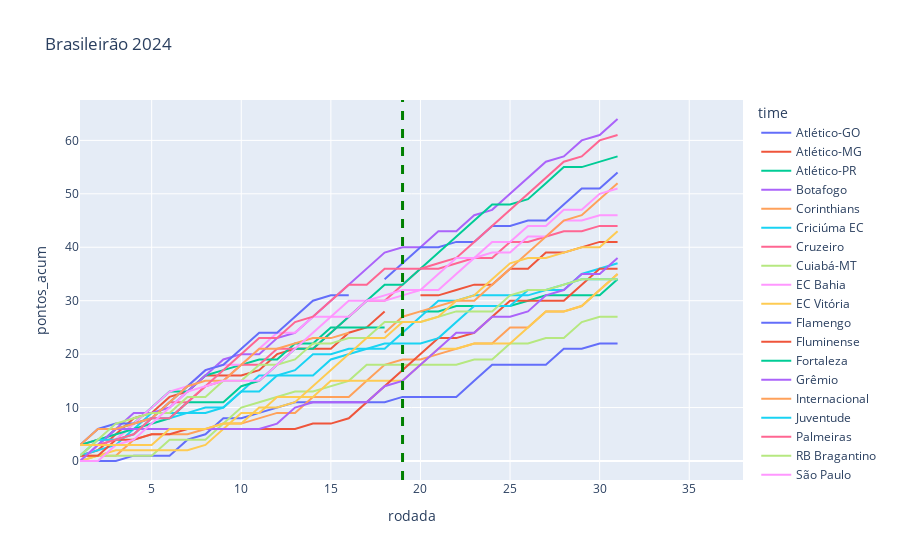

Notebook code for this chart:
### Markdown cell above
# EDA
>Análise Exploratória de Dados

### Code cell
#Comparativo entre todos os times por temporada
filtro_ano = 2024
filtro_time = 'Corinthians'
plt.figure(figsize = (20,7))
df_ano = df_cumsum.loc[df_cumsum.ano_campeonato == filtro_ano]
fig = px.line(df_ano, x ='rodada', y = 'pontos_acum', color = 'time', title = f'Brasileirão {filtro_ano}')
fig.add_vline(x=19, line_width=3, line_dash="dash", line_color="green")

### Figure 1 — Plotly figure (JSON) as saved in the notebook; plotly's stock layout.template omitted (floating-point values rounded to 4 significant figures)
{"data": [{"hovertemplate": "time=Atlético-GO<br>rodada=%{x}<br>pontos_acum=%{y}<extra></extra>", "legendgroup": "Atlético-GO", "line": {"color": "#636efa", "dash": "solid"}, "marker": {"symbol": "circle"}, "mode": "lines", "name": "Atlético-GO", "orientation": "v", "showlegend": true, "type": "scatter", "x": [1, 2, 3, 4, 5, 6, 7, 8, 9, 10, 11, 12, 13, 14, 15, 16, 17, 18, 19, 20, 21, 22, 23, 24, 25, 26, 27, 28, 29, 30, 31, 32, 33, 34, 35, 36, 37, 38], "xaxis": "x", "y": [0, 0, 0, 1, 1, 1, 4, 5, 8, 8, 9, 10, 11, 11, 11, 11, 11, 11, 12, 12, 12, 12, 15, 18, 18, 18, 18, 21, 21, 22, 22, null, null, null, null, null, null, null], "yaxis": "y"}, {"hovertemplate": "time=Atlético-MG<br>rodada=%{x}<br>pontos_acum=%{y}<extra></extra>", "legendgroup": "Atlético-MG", "line": {"color": "#EF553B", "dash": "solid"}, "marker": {"symbol": "circle"}, "mode": "lines", "name": "Atlético-MG", "orientation": "v", "showlegend": true, "type": "scatter", "x": [1, 2, 3, 4, 5, 6, 7, 8, 9, 10, 11, 12, 13, 14, 15, 16, 17, 18, 19, 20, 21, 22, 23, 24, 25, 26, 27, 28, 29, 30, 31, 32, 33, 34, 35, 36, 37, 38], "xaxis": "x", "y": [1, 2, 5, 8, 9, 12, 13, 16, 16, 16, 17, 20, 21, 21, 21, 24, 25, 28, null, 31, 31, 32, 33, 33, 36, 36, 39, 39, 40, 41, 41, null, null, null, null, null, null, null], "yaxis": "y"}, {"hovertemplate": "time=Atlético-PR<br>rodada=%{x}<br>pontos_acum=%{y}<extra></extra>", "legendgroup": "Atlético-PR", "line": {"color": "#00cc96", "dash": "solid"}, "marker": {"symbol": "circle"}, "mode": "lines", "name": "Atlético-PR", "orientation": "v", "showlegend": true, "type": "scatter", "x": [1, 2, 3, 4, 5, 6, 7, 8, 9, 10, 11, 12, 13, 14, 15, 16, 17, 18, 19, 20, 21, 22, 23, 24, 25, 26, 27, 28, 29, 30, 31, 32, 33, 34, 35, 36, 37, 38], "xaxis": "x", "y": [3, 3, 6, 7, 10, 13, 13, 16, 17, 18, 19, 19, 22, 22, 25, 25, 25, 25, null, 28, 28, 29, 29, 29, 29, 30, 31, 31, 31, 31, 34, null, null, null, null, null, null, null], "yaxis": "y"}, {"hovertemplate": "time=Botafogo<br>rodada=%{x}<br>pontos_acum=%{y}<extra></extra>", "legendgroup": "Botafogo", "line": {"color": "#ab63fa", "dash": "solid"}, "marker": {"symbol": "circle"}, "mode": "lines", "name": "Botafogo", "orientation": "v", "showlegend": true, "type": "scatter", "x": [1, 2, 3, 4, 5, 6, 7, 8, 9, 10, 11, 12, 13, 14, 15, 16, 17, 18, 19, 20, 21, 22, 23, 24, 25, 26, 27, 28, 29, 30, 31, 32, 33, 34, 35, 36, 37, 38], "xaxis": "x", "y": [0, 3, 6, 9, 9, 10, 13, 16, 19, 20, 20, 23, 24, 27, 30, 33, 36, 39, 40, 40, 43, 43, 46, 47, 50, 53, 56, 57, 60, 61, 64, null, null, null, null, null, null, null], "yaxis": "y"}, {"hovertemplate": "time=Corinthians<br>rodada=%{x}<br>pontos_acum=%{y}<extra></extra>", "legendgroup": "Corinthians", "line": {"color": "#FFA15A", "dash": "solid"}, "marker": {"symbol": "circle"}, "mode": "lines", "name": "Corinthians", "orientation": "v", "showlegend": true, "type": "scatter", "x": [1, 2, 3, 4, 5, 6, 7, 8, 9, 10, 11, 12, 13, 14, 15, 16, 17, 18, 19, 20, 21, 22, 23, 24, 25, 26, 27, 28, 29, 30, 31, 32, 33, 34, 35, 36, 37, 38], "xaxis": "x", "y": [1, 1, 1, 4, 5, 5, 5, 6, 7, 7, 8, 9, 9, 12, 12, 12, 15, 18, 19, 19, 20, 21, 22, 22, 25, 25, 28, 28, 29, 32, 35, null, null, null, null, null, null, null], "yaxis": "y"}, {"hovertemplate": "time=Criciúma EC<br>rodada=%{x}<br>pontos_acum=%{y}<extra></extra>", "legendgroup": "Criciúma EC", "line": {"color": "#19d3f3", "dash": "solid"}, "marker": {"symbol": "circle"}, "mode": "lines", "name": "Criciúma EC", "orientation": "v", "showlegend": true, "type": "scatter", "x": [1, 2, 3, 4, 5, 6, 7, 8, 9, 10, 11, 12, 13, 14, 15, 16, 17, 18, 19, 20, 21, 22, 23, 24, 25, 26, 27, 28, 29, 30, 31, 32, 33, 34, 35, 36, 37, 38], "xaxis": "x", "y": [1, 2, 3, 6, 9, 9, 9, 9, 10, 13, 16, 16, 17, 20, 20, 21, 21, 21, 24, 27, 30, 30, 31, 31, 31, 31, 32, 32, 35, 36, 37, null, null, null, null, null, null, null], "yaxis": "y"}, {"hovertemplate": "time=Cruzeiro<br>rodada=%{x}<br>pontos_acum=%{y}<extra></extra>", "legendgroup": "Cruzeiro", "line": {"color": "#FF6692", "dash": "solid"}, "marker": {"symbol": "circle"}, "mode": "lines", "name": "Cruzeiro", "orientation": "v", "showlegend": true, "type": "scatter", "x": [1, 2, 3, 4, 5, 6, 7, 8, 9, 10, 11, 12, 13, 14, 15, 16, 17, 18, 19, 20, 21, 22, 23, 24, 25, 26, 27, 28, 29, 30, 31, 32, 33, 34, 35, 36, 37, 38], "xaxis": "x", "y": [3, 4, 4, 7, 8, 11, 11, 14, 15, 18, 18, 21, 21, 21, 24, 27, 30, 30, 33, 36, 36, 37, 38, 38, 41, 41, 42, 43, 43, 44, 44, null, null, null, null, null, null, null], "yaxis": "y"}, {"hovertemplate": "time=Cuiabá-MT<br>rodada=%{x}<br>pontos_acum=%{y}<extra></extra>", "legendgroup": "Cuiabá-MT", "line": {"color": "#B6E880", "dash": "solid"}, "marker": {"symbol": "circle"}, "mode": "lines", "name": "Cuiabá-MT", "orientation": "v", "showlegend": true, "type": "scatter", "x": [1, 2, 3, 4, 5, 6, 7, 8, 9, 10, 11, 12, 13, 14, 15, 16, 17, 18, 19, 20, 21, 22, 23, 24, 25, 26, 27, 28, 29, 30, 31, 32, 33, 34, 35, 36, 37, 38], "xaxis": "x", "y": [0, 1, 1, 1, 1, 4, 4, 4, 7, 10, 11, 12, 13, 13, 14, 15, 18, 18, 18, 18, 18, 18, 19, 19, 22, 22, 23, 23, 26, 27, 27, null, null, null, null, null, null, null], "yaxis": "y"}, {"hovertemplate": "time=EC Bahia<br>rodada=%{x}<br>pontos_acum=%{y}<extra></extra>", "legendgroup": "EC Bahia", "line": {"color": "#FF97FF", "dash": "solid"}, "marker": {"symbol": "circle"}, "mode": "lines", "name": "EC Bahia", "orientation": "v", "showlegend": true, "type": "scatter", "x": [1, 2, 3, 4, 5, 6, 7, 8, 9, 10, 11, 12, 13, 14, 15, 16, 17, 18, 19, 20, 21, 22, 23, 24, 25, 26, 27, 28, 29, 30, 31, 32, 33, 34, 35, 36, 37, 38], "xaxis": "x", "y": [0, 3, 4, 7, 10, 13, 14, 17, 18, 18, 21, 24, 24, 27, 27, 30, 30, 30, 31, 32, 32, 35, 38, 39, 39, 42, 42, 45, 45, 46, 46, null, null, null, null, null, null, null], "yaxis": "y"}, {"hovertemplate": "time=EC Vitória<br>rodada=%{x}<br>pontos_acum=%{y}<extra></extra>", "legendgroup": "EC Vitória", "line": {"color": "#FECB52", "dash": "solid"}, "marker": {"symbol": "circle"}, "mode": "lines", "name": "EC Vitória", "orientation": "v", "showlegend": true, "type": "scatter", "x": [1, 2, 3, 4, 5, 6, 7, 8, 9, 10, 11, 12, 13, 14, 15, 16, 17, 18, 19, 20, 21, 22, 23, 24, 25, 26, 27, 28, 29, 30, 31, 32, 33, 34, 35, 36, 37, 38], "xaxis": "x", "y": [0, 1, 2, 2, 2, 2, 2, 3, 6, 9, 9, 12, 12, 12, 15, 15, 15, 15, 15, 18, 21, 21, 22, 22, 22, 25, 28, 28, 29, 32, 35, null, null, null, null, null, null, null], "yaxis": "y"}, {"hovertemplate": "time=Flamengo<br>rodada=%{x}<br>pontos_acum=%{y}<extra></extra>", "legendgroup": "Flamengo", "line": {"color": "#636efa", "dash": "solid"}, "marker": {"symbol": "circle"}, "mode": "lines", "name": "Flamengo", "orientation": "v", "showlegend": true, "type": "scatter", "x": [1, 2, 3, 4, 5, 6, 7, 8, 9, 10, 11, 12, 13, 14, 15, 16, 17, 18, 19, 20, 21, 22, 23, 24, 25, 26, 27, 28, 29, 30, 31, 32, 33, 34, 35, 36, 37, 38], "xaxis": "x", "y": [3, 6, 7, 7, 8, 11, 14, 17, 18, 21, 24, 24, 27, 30, 31, 31, null, 34, 37, 40, 40, 41, 41, 44, 44, 45, 45, 48, 51, 51, 54, null, null, null, null, null, null, null], "yaxis": "y"}, {"hovertemplate": "time=Fluminense<br>rodada=%{x}<br>pontos_acum=%{y}<extra></extra>", "legendgroup": "Fluminense", "line": {"color": "#EF553B", "dash": "solid"}, "marker": {"symbol": "circle"}, "mode": "lines", "name": "Fluminense", "orientation": "v", "showlegend": true, "type": "scatter", "x": [1, 2, 3, 4, 5, 6, 7, 8, 9, 10, 11, 12, 13, 14, 15, 16, 17, 18, 19, 20, 21, 22, 23, 24, 25, 26, 27, 28, 29, 30, 31, 32, 33, 34, 35, 36, 37, 38], "xaxis": "x", "y": [1, 1, 4, 4, 5, 5, 6, 6, 6, 6, 6, 6, 6, 7, 7, 8, 11, 14, 17, 20, 23, 23, 24, 27, 30, 30, 30, 30, 33, 36, 36, null, null, null, null, null, null, null], "yaxis": "y"}, {"hovertemplate": "time=Fortaleza<br>rodada=%{x}<br>pontos_acum=%{y}<extra></extra>", "legendgroup": "Fortaleza", "line": {"color": "#00cc96", "dash": "solid"}, "marker": {"symbol": "circle"}, "mode": "lines", "name": "Fortaleza", "orientation": "v", "showlegend": true, "type": "scatter", "x": [1, 2, 3, 4, 5, 6, 7, 8, 9, 10, 11, 12, 13, 14, 15, 16, 17, 18, 19, 20, 21, 22, 23, 24, 25, 26, 27, 28, 29, 30, 31, 32, 33, 34, 35, 36, 37, 38], "xaxis": "x", "y": [3, 4, 5, 6, 7, 8, 11, 11, 11, 14, 15, 18, 21, 21, 24, 27, 30, 33, 33, 36, 39, 42, 45, 48, 48, 49, 52, 55, 55, 56, 57, null, null, null, null, null, null, null], "yaxis": "y"}, {"hovertemplate": "time=Grêmio<br>rodada=%{x}<br>pontos_acum=%{y}<extra></extra>", "legendgroup": "Grêmio", "line": {"color": "#ab63fa", "dash": "solid"}, "marker": {"symbol": "circle"}, "mode": "lines", "name": "Grêmio", "orientation": "v", "showlegend": true, "type": "scatter", "x": [1, 2, 3, 4, 5, 6, 7, 8, 9, 10, 11, 12, 13, 14, 15, 16, 17, 18, 19, 20, 21, 22, 23, 24, 25, 26, 27, 28, 29, 30, 31, 32, 33, 34, 35, 36, 37, 38], "xaxis": "x", "y": [0, 3, 6, 6, 6, 6, 6, 6, 6, 6, 6, 7, 10, 11, 11, 11, 11, 14, 15, 18, 21, 24, 24, 27, 27, 28, 31, 32, 35, 35, 38, null, null, null, null, null, null, null], "yaxis": "y"}, {"hovertemplate": "time=Internacional<br>rodada=%{x}<br>pontos_acum=%{y}<extra></extra>", "legendgroup": "Internacional", "line": {"color": "#FFA15A", "dash": "solid"}, "marker": {"symbol": "circle"}, "mode": "lines", "name": "Internacional", "orientation": "v", "showlegend": true, "type": "scatter", "x": [1, 2, 3, 4, 5, 6, 7, 8, 9, 10, 11, 12, 13, 14, 15, 16, 17, 18, 19, 20, 21, 22, 23, 24, 25, 26, 27, 28, 29, 30, 31, 32, 33, 34, 35, 36, 37, 38], "xaxis": "x", "y": [3, 6, 6, 7, 8, 11, 14, 15, 15, 18, 21, 21, 22, 23, 23, 24, null, 24, 27, 28, 29, 30, 30, 33, 36, 39, 42, 45, 46, 49, 52, null, null, null, null, null, null, null], "yaxis": "y"}, {"hovertemplate": "time=Juventude<br>rodada=%{x}<br>pontos_acum=%{y}<extra></extra>", "legendgroup": "Juventude", "line": {"color": "#19d3f3", "dash": "solid"}, "marker": {"symbol": "circle"}, "mode": "lines", "name": "Juventude", "orientation": "v", "showlegend": true, "type": "scatter", "x": [1, 2, 3, 4, 5, 6, 7, 8, 9, 10, 11, 12, 13, 14, 15, 16, 17, 18, 19, 20, 21, 22, 23, 24, 25, 26, 27, 28, 29, 30, 31, 32, 33, 34, 35, 36, 37, 38], "xaxis": "x", "y": [1, 4, 4, 5, 8, 8, 9, 10, 10, 13, 13, 16, 16, 16, 19, 20, 21, 22, 22, 22, 23, 26, 29, 29, 29, 32, 32, 33, 34, 34, 34, null, null, null, null, null, null, null], "yaxis": "y"}, {"hovertemplate": "time=Palmeiras<br>rodada=%{x}<br>pontos_acum=%{y}<extra></extra>", "legendgroup": "Palmeiras", "line": {"color": "#FF6692", "dash": "solid"}, "marker": {"symbol": "circle"}, "mode": "lines", "name": "Palmeiras", "orientation": "v", "showlegend": true, "type": "scatter", "x": [1, 2, 3, 4, 5, 6, 7, 8, 9, 10, 11, 12, 13, 14, 15, 16, 17, 18, 19, 20, 21, 22, 23, 24, 25, 26, 27, 28, 29, 30, 31, 32, 33, 34, 35, 36, 37, 38], "xaxis": "x", "y": [3, 3, 4, 5, 8, 8, 11, 14, 17, 20, 23, 23, 26, 27, 30, 33, 33, 36, 36, 36, 37, 38, 41, 44, 47, 50, 53, 56, 57, 60, 61, null, null, null, null, null, null, null], "yaxis": "y"}, {"hovertemplate": "time=RB Bragantino<br>rodada=%{x}<br>pontos_acum=%{y}<extra></extra>", "legendgroup": "RB Bragantino", "line": {"color": "#B6E880", "dash": "solid"}, "marker": {"symbol": "circle"}, "mode": "lines", "name": "RB Bragantino", "orientation": "v", "showlegend": true, "type": "scatter", "x": [1, 2, 3, 4, 5, 6, 7, 8, 9, 10, 11, 12, 13, 14, 15, 16, 17, 18, 19, 20, 21, 22, 23, 24, 25, 26, 27, 28, 29, 30, 31, 32, 33, 34, 35, 36, 37, 38], "xaxis": "x", "y": [1, 4, 7, 8, 9, 9, 12, 12, 15, 15, 18, 18, 19, 22, 22, 23, 23, 26, 26, 26, 27, 28, 28, 28, 31, 32, 32, 33, 34, 34, 34, null, null, null, null, null, null, null], "yaxis": "y"}, {"hovertemplate": "time=São Paulo<br>rodada=%{x}<br>pontos_acum=%{y}<extra></extra>", "legendgroup": "São Paulo", "line": {"color": "#FF97FF", "dash": "solid"}, "marker": {"symbol": "circle"}, "mode": "lines", "name": "São Paulo", "orientation": "v", "showlegend": true, "type": "scatter", "x": [1, 2, 3, 4, 5, 6, 7, 8, 9, 10, 11, 12, 13, 14, 15, 16, 17, 18, 19, 20, 21, 22, 23, 24, 25, 26, 27, 28, 29, 30, 31, 32, 33, 34, 35, 36, 37, 38], "xaxis": "x", "y": [0, 0, 3, 4, 7, 10, 13, 14, 15, 15, 15, 18, 21, 24, 27, 27, 30, 31, 32, 32, 35, 38, 38, 41, 41, 44, 44, 47, 47, 50, 51, null, null, null, null, null, null, null], "yaxis": "y"}, {"hovertemplate": "time=Vasco da Gama<br>rodada=%{x}<br>pontos_acum=%{y}<extra></extra>", "legendgroup": "Vasco da Gama", "line": {"color": "#FECB52", "dash": "solid"}, "marker": {"symbol": "circle"}, "mode": "lines", "name": "Vasco da Gama", "orientation": "v", "showlegend": true, "type": "scatter", "x": [1, 2, 3, 4, 5, 6, 7, 8, 9, 10, 11, 12, 13, 14, 15, 16, 17, 18, 19, 20, 21, 22, 23, 24, 25, 26, 27, 28, 29, 30, 31, 32, 33, 34, 35, 36, 37, 38], "xaxis": "x", "y": [3, 3, 3, 3, 3, 6, 6, 6, 7, 7, 10, 10, 11, 14, 17, 20, 23, 23, 26, 26, 27, 30, 31, 34, 37, 38, 38, 39, 40, 40, 43, null, null, null, null, null, null, null], "yaxis": "y"}], "layout": {"legend": {"title": {"text": "time"}, "tracegroupgap": 0}, "shapes": [{"line": {"color": "green", "dash": "dash", "width": 3}, "type": "line", "x0": 19, "x1": 19, "xref": "x", "y0": 0, "y1": 1, "yref": "y domain"}], "title": {"text": "Brasileirão 2024"}, "xaxis": {"anchor": "y", "domain": [0, 1], "title": {"text": "rodada"}}, "yaxis": {"anchor": "x", "domain": [0, 1], "title": {"text": "pontos_acum"}}}}
